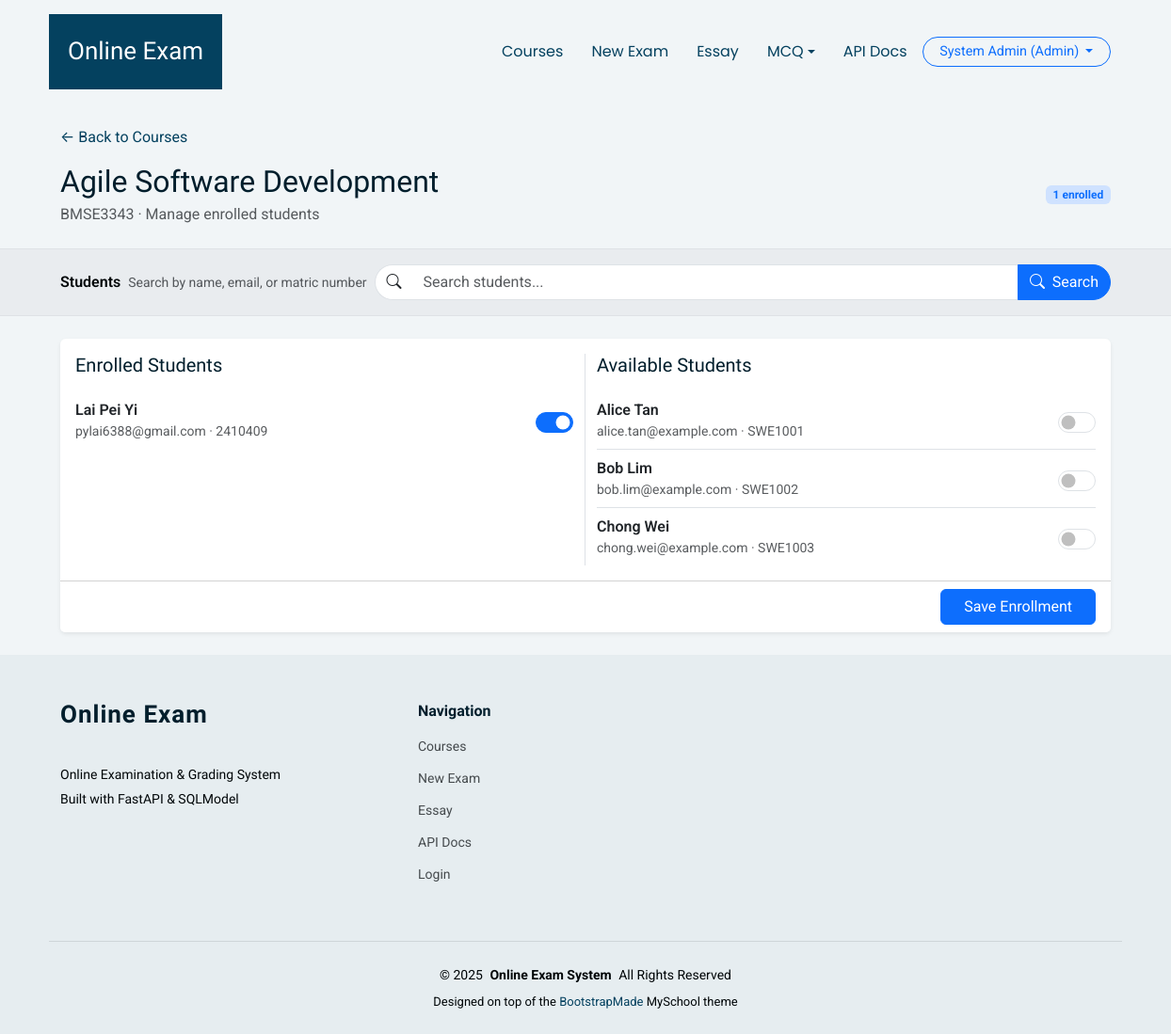
The page /courses/1/enroll (signed in) on the database its author committed.
### app/models.py (models this page shows)
class User(SQLModel, table=True):
    __table_args__ = (UniqueConstraint("email", name="uq_user_email"),)
    id: Optional[int] = Field(default=None, primary_key=True)
    name: str
    email: str  # must be unique
    password_hash: str
    role: str = Field(default="student")  # "admin", "lecturer", "student"
    student_id: Optional[int] = Field(default=None, foreign_key="student.id")
    is_active: bool = Field(default=True)
    created_at: datetime = Field(default_factory=datetime.utcnow)
    title: Optional[str] = None  # Dr., Prof., Assoc. Prof., Mr., Ms., Mrs., Ir., Ts.
    staff_id: Optional[str] = None  # Unique staff/employee ID (for lecturers)
    phone: Optional[str] = None  # Contact number
    last_login: Optional[datetime] = None  # Updated after login
    status: str = Field(default="active")  # active, suspended

class Course(SQLModel, table=True):
    __table_args__ = (UniqueConstraint("code", name="uq_course_code"),)
    id: Optional[int] = Field(default=None, primary_key=True)
    code: str
    name: str
    description: Optional[str] = None
    created_at: datetime = Field(default_factory=datetime.utcnow)

class Student(SQLModel, table=True):
    __table_args__ = (
        UniqueConstraint("matric_no", name="uq_student_matric_no"),
        UniqueConstraint("email", name="uq_student_email"),
    )
    id: Optional[int] = Field(default=None, primary_key=True)
    name: str
    email: str
    matric_no: str
    user_id: Optional[int] = Field(default=None, foreign_key="user.id")
    created_at: datetime = Field(default_factory=datetime.utcnow)
    program: Optional[str] = None  # e.g., "SWE", "BIM"
    year_of_study: Optional[int] = None  # e.g., 1, 2, 3, 4
    phone_number: Optional[str] = None
    gpa: Optional[float] = None

### app/routers/courses.py (the view)
@router.get("/{course_id}/enroll")
def enroll_form(
    course_id: int,
    request: Request,
    q: Optional[str] = Query(
        None, description="Search students by name, email, or matric"
    ),
    page: Optional[int] = Query(1, ge=1),
    session: Session = Depends(get_session),
    current_user: User = Depends(require_role(["lecturer", "admin"])),
):
    course = _get_course(course_id, session)
    enrollments = session.exec(
        select(Enrollment).where(Enrollment.course_id == course_id)
    ).all()
    enrolled_ids = {enrollment.student_id for enrollment in enrollments}
    stmt = select(Student)
    if q:
        pattern = f"%{q.strip()}%"
        stmt = stmt.where(
            (Student.name.ilike(pattern))
            | (Student.email.ilike(pattern))
            | (Student.matric_no.ilike(pattern))
        )
    stmt = stmt.order_by(Student.name)
    students = session.exec(stmt).all()
    enrolled_students = [s for s in students if s.id in enrolled_ids]
    available_students = [s for s in students if s.id not in enrolled_ids]
    total_available = len(available_students)
    total_pages = (total_available + ITEMS_PER_PAGE - 1) // ITEMS_PER_PAGE if total_available > 0 else 1
    page = min(page, total_pages) if total_pages > 0 else 1
    start_idx = (page - 1) * ITEMS_PER_PAGE
    end_idx = start_idx + ITEMS_PER_PAGE
    available_students_paginated = available_students[start_idx:end_idx]
    context = {
        "request": request,
        "course": course,
        "q": q or "",
        "enrolled_students": enrolled_students,  # Always show all enrolled
        "available_students": available_students_paginated,  # Paginated
        "enrolled_ids": enrolled_ids,
        "enrolled_count": len(enrolled_ids),
        "current_page": page,
        "total_pages": total_pages,
        "total_items": total_available,  # Total available students
        "items_per_page": ITEMS_PER_PAGE,
        "current_user": current_user,
    }
    return templates.TemplateResponse("courses/enroll.html", context)

### app/templates/courses/enroll.html (shortened to what this page needs)
{% extends "base.html" %}
{% block content %}
<div class="container py-4">
  <a href="/courses/" class="text-decoration-none">&larr; Back to Courses</a>
  <div class="d-flex justify-content-between align-items-center mt-3 flex-wrap gap-2">
    <div>
      <h2 class="mb-1">{{ course.name }}</h2>
      <p class="text-muted mb-0">{{ course.code }} &middot; Manage enrolled students</p>
    </div>
    <span class="badge bg-primary-subtle text-primary">
      {{ enrolled_count }} enrolled
    </span>
  </div>
</div>
<div class="bg-body-secondary border-top border-bottom py-3">
  <div class="container d-flex flex-wrap gap-2 justify-content-between align-items-center">
    <div class="d-flex gap-2 flex-wrap align-items-center">
      <span class="fw-semibold">Students</span>
      <span class="text-muted small">Search by name, email, or matric number</span>
    </div>
    <form class="enroll-search-input flex-grow-1" method="get">
      <div class="input-group">
        <span class="input-group-text bg-white">
          <i class="bi bi-search"></i>
        </span>
        <input name="q" value="{{ q }}" class="form-control" placeholder="Search students...">
        <button class="btn btn-primary" type="submit">
          <i class="bi bi-search me-1"></i> Search
        </button>
      </div>
    </form>
  </div>
</div>
<div class="container my-4">
  <form method="post">
    <div class="card shadow-sm border-0">
      <div class="card-body">
        {% if enrolled_students or available_students %}
        <div class="row g-4">
          <div class="col-lg-6 border-end">
            <h5 class="mb-3">Enrolled Students</h5>
            {% if enrolled_students %}
            <ul class="list-group list-group-flush">
              {% for student in enrolled_students %}
              <li class="list-group-item px-0 d-flex justify-content-between align-items-center">
                <div>
                  <div class="fw-semibold">{{ student.name }}</div>
                  <div class="text-muted small">
                    {{ student.email }} &middot; {{ student.matric_no }}
                  </div>
                </div>
                <div class="form-check form-switch enroll-toggle m-0">
                  <input class="form-check-input" type="checkbox" name="student_ids" value="{{ student.id }}"
                         id="student-{{ student.id }}" checked>
                </div>
              </li>
              {% endfor %}
            </ul>
            {% else %}
            <p class="text-muted small mb-0">
              No students enrolled yet. Use the list on the right to add students.
            </p>
            {% endif %}
          </div>
          <div class="col-lg-6">
            <h5 class="mb-3">Available Students</h5>
            {% if available_students %}
            <ul class="list-group list-group-flush">
              {% for student in available_students %}
              <li class="list-group-item px-0 d-flex justify-content-between align-items-center">
                <div>
                  <div class="fw-semibold">{{ student.name }}</div>
                  <div class="text-muted small">
                    {{ student.email }} &middot; {{ student.matric_no }}
                  </div>
                </div>
                <div class="form-check form-switch enroll-toggle m-0">
                  <input class="form-check-input" type="checkbox" name="student_ids" value="{{ student.id }}"
                         id="student-{{ student.id }}">
                </div>
              </li>
              {% endfor %}
            </ul>
            {% else %}
            <p class="text-muted small mb-0">
              No other students found matching this search.
            </p>
            {% endif %}
          </div>
        </div>
        {% else %}
        <p class="text-muted mb-0">
          No students found. Seed data will be added on startup, or you can create students in Sprint 2.
        </p>
        {% endif %}
      </div>
      <div class="card-footer bg-white d-flex justify-content-end">
        <button class="btn btn-primary px-4" type="submit">Save Enrollment</button>
      </div>
    </div>
  </form>
</div>
{% endblock %}

### app/templates/base.html (shortened to what this page needs)
<!DOCTYPE html>
<html lang="en">
<head>
  <link href="/static/myschool/assets/vendor/bootstrap/css/bootstrap.min.css" rel="stylesheet">
  <link href="/static/myschool/assets/vendor/bootstrap-icons/bootstrap-icons.css" rel="stylesheet">
  <link href="/static/myschool/assets/vendor/aos/aos.css" rel="stylesheet">
  <link href="/static/myschool/assets/vendor/swiper/swiper-bundle.min.css" rel="stylesheet">
  <link href="/static/myschool/assets/vendor/glightbox/css/glightbox.min.css" rel="stylesheet">
  <link href="/static/myschool/assets/css/main.css" rel="stylesheet">
</head>
<body class="index-page">
  <header id="header" class="header d-flex align-items-center sticky-top">
    <div
      class="header-container container-fluid container-xl position-relative d-flex align-items-center justify-content-end">
      <a href="/" class="logo d-flex align-items-center me-auto">
        <h1 class="sitename">Online Exam</h1>
      </a>
      <nav id="navmenu" class="navmenu">
        <ul>
          {% if current_user and (current_user.role == "lecturer" or current_user.role == "admin") %}
          <li><a href="/courses/">Courses</a></li>
          <li><a href="/exams/new">New Exam</a></li>
          <li><a href="/essay">Essay</a></li>
          <li class="nav-item dropdown">
            <a class="nav-link dropdown-toggle" href="#" id="mcqDropdown" role="button" data-bs-toggle="dropdown" aria-expanded="false">
              MCQ
            </a>
          </li>
          <li><a href="/docs">API Docs</a></li>
          {% endif %}
        </ul>
      </nav>
      <div class="d-flex align-items-center gap-2 ms-3 header-user-dropdown">
        {% if current_user %}
          <div class="dropdown">
            <button class="btn btn-outline-primary btn-sm header-auth-btn dropdown-toggle" type="button" id="userMenu"
              data-bs-toggle="dropdown" aria-expanded="false">
              {{ current_user.name }} ({{ current_user.role|capitalize }})
            </button>
          </div>
        {% else %}
          <a href="/auth/login" class="btn btn-outline-primary btn-sm header-auth-btn">Login</a>
          <a href="/auth/register-student" class="btn btn-primary btn-sm header-auth-btn">Student Register</a>
        {% endif %}
      </div>
    </div>
  </header>
  <main class="main">
    {% block content %}{% endblock %}
  </main>
  <footer id="footer" class="footer position-relative light-background">
    <div class="container footer-top">
      <div class="row gy-4">
        <div class="col-lg-4 col-md-6 footer-about">
          <a href="/courses/" class="logo d-flex align-items-center">
            <span class="sitename">Online Exam</span>
          </a>
          <div class="footer-contact pt-3">
            <p>Online Examination &amp; Grading System</p>
            <p>Built with FastAPI &amp; SQLModel</p>
          </div>
        </div>
        <div class="col-lg-2 col-md-3 footer-links">
          <h4>Navigation</h4>
          <ul>
            <li><a href="/courses/">Courses</a></li>
            <li><a href="/exams/new">New Exam</a></li>
            <li><a href="/essay">Essay</a></li>
            <li><a href="/docs">API Docs</a></li>
            <li><a href="/auth/login">Login</a></li>
          </ul>
        </div>
      </div>
    </div>
    <div class="container copyright text-center mt-4">
      <p>&copy; <span>2025</span> <strong class="px-1 sitename">Online Exam System</strong> <span>All Rights
          Reserved</span></p>
      <div class="credits">
        Designed on top of the <a href="https://bootstrapmade.com/">BootstrapMade</a> MySchool theme
      </div>
    </div>
  </footer>
</body>
</html>

### app/templates/base.html (style rules this page uses)
.header-user-dropdown .dropdown-toggle, .header-auth-btn { border-radius: 999px; padding-inline: 1.1rem; font-size: 0.9rem; }

### app/templates/courses/enroll.html (style rules this page uses)
.enroll-search-input .form-control { border-radius: 999px 0 0 999px; }
.enroll-search-input .input-group-text { border-radius: 999px 0 0 999px; border-right: 0; }
.enroll-search-input .form-control { border-left: 0; }
.enroll-search-input .btn { border-radius: 0 999px 999px 0; }
.enroll-toggle .form-check-input { width: 2.5rem; height: 1.4rem; cursor: pointer; }

### rows shown on the page
User: name "System Admin", role "Admin"
Course: name "Agile Software Development", code "BMSE3343"
Student: name "Lai Pei Yi", email "pylai6388@gmail.com", matric_no "2410409"
Student: name "Alice Tan", email "alice.tan@example.com", matric_no "SWE1001"
Student: name "Bob Lim", email "bob.lim@example.com", matric_no "SWE1002"
Student: name "Chong Wei", email "chong.wei@example.com", matric_no "SWE1003"

### other values the page prints
{{ enrolled_count }} "1"
